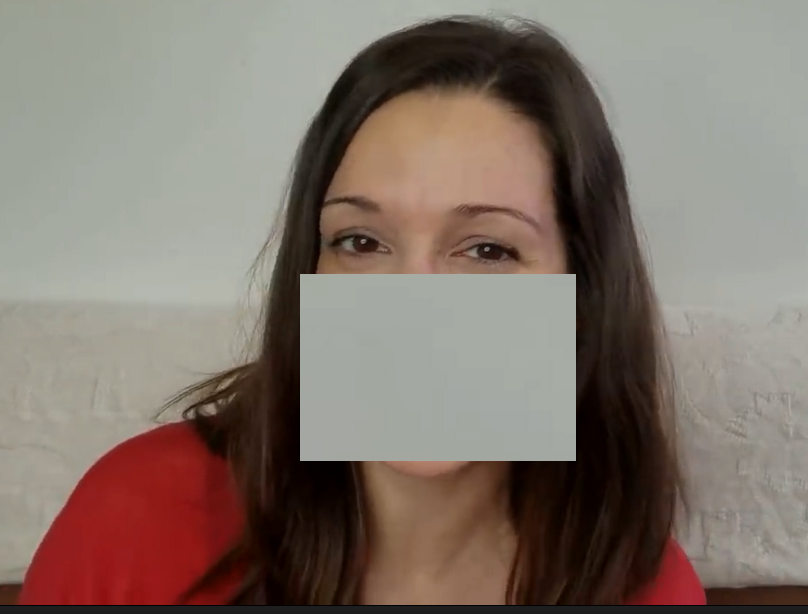
#> input picture Assingment_One/Assingment/a.PNG, 808 x 614 px, found by its file name
$ jupyter execute --allow-errors Assignment_One.ipynb   (older library calls are emulated)
#> lines starting #> are read from the running program, lines starting #| are printed output that depends on the picture
# Write a python code to accomplish the following tasks:
### Obtain the images “a.png” and “b.png” from the assignment folder. Each image has 512× 512pixels.
#### A. Read and display the images.

[cell 1]
import cv2
import matplotlib.pyplot as plt
img1=cv2.imread('Assingment/a.png')
#> img1 is the input picture: shape (614, 808, 3); mean B, G, R 107.2, 116.5, 129.9
img2=cv2.imread('Assingment/b.png')
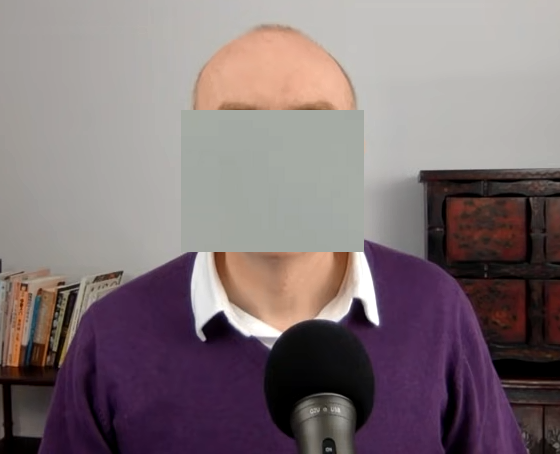
#> input picture Assingment_One/Assingment/b.PNG, 560 x 454 px, found by its file name
#> img2 is the input picture: shape (454, 560, 3); mean B, G, R 118, 114.8, 128.5
img1_resize=cv2.resize(img1,(512,512))
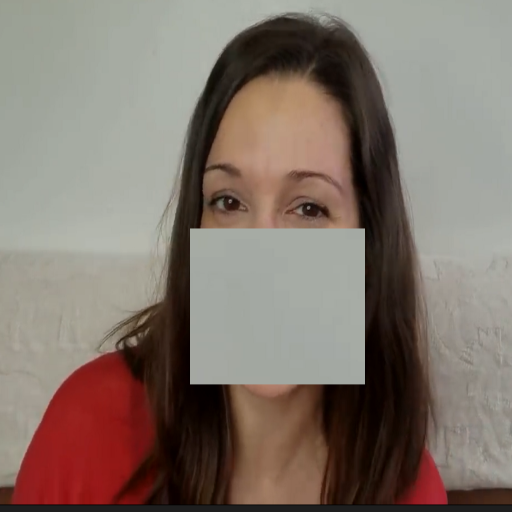
#> img1_resize: shape (512, 512, 3); mean B, G, R 107.2, 116.5, 129.9
img2_resize=cv2.resize(img2,(512,512))
plt.imshow(img1_resize)
plt.show()

[cell 2]
plt.imshow(img2_resize)

[cell 3]
print(img1_resize.shape,'image 1 shape')
#| (512, 512, 3) image 1 shape
print(img2_resize.shape,'image 2 shape')
#| (512, 512, 3) image 2 shape

## B. Define a new 512× 512 image J as follows:
#### the left half of J, i.e., the first 256 columns,should be equal to the left half of the a.png image. The right half of J, i.e., the 257th column through the 512 th column, should be equal to the right half of the b.png image.

[cell 4]
import numpy as np
New_img=np.zeros((img2_resize.shape[0],img2_resize.shape[1],img2_resize.shape[2]),img2_resize.dtype)
New_img.shape
#> Out = (512, 512, 3)

[cell 5]
image_crop_a=img1_resize[0:512,0:256]
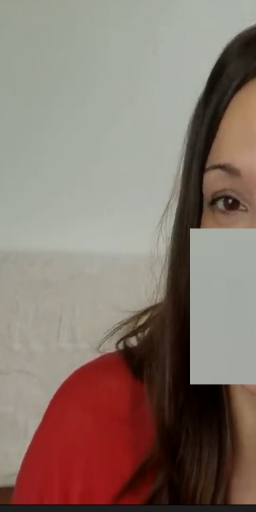
#> image_crop_a: shape (512, 256, 3); mean B, G, R 109.4, 118.9, 135.6
image_crop_b=img2_resize[0:512,256:512]
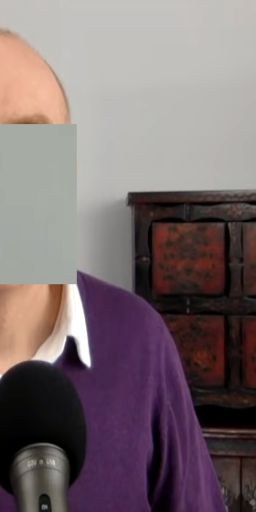
#> image_crop_b: shape (512, 256, 3); mean B, G, R 112.1, 108.8, 122.8
# New_img=New_img[image_crop_a,image_crop_b]
print(image_crop_a.shape,'image 1 shape')
#| (512, 256, 3) image 1 shape
print(image_crop_b.shape,'image 2 shape')
#| (512, 256, 3) image 2 shape
print(New_img.shape,'image 2 shape')
#| (512, 512, 3) image 2 shape
# for x in range(image_crop_a.shape[0]):
#     for y in range(image_crop_a.shape[1]):
#         New_img[x,y]=image_crop_a[x,y]


New_img[0:512,0:256]=image_crop_a
New_img[0:512,256:512]=image_crop_b
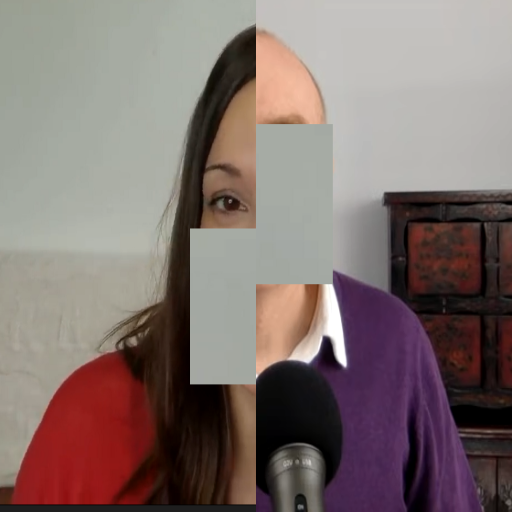
#> New_img: shape (512, 512, 3); mean B, G, R 110.8, 113.8, 129.2

[cell 6]
plt.imshow(image_crop_a)

[cell 7]
plt.imshow(image_crop_b)

[cell 8]
plt.imshow(New_img)
print(New_img.shape,'image 2 shape')
#| (512, 512, 3) image 2 shape

 ## C. Define a new 512× 512 image K by swapping the left and right halves of J.

[cell 9]
k=np.zeros((img2_resize.shape[0],img2_resize.shape[1],img2_resize.shape[2]),img2_resize.dtype)

[cell 10]
k[0:512,0:256]=image_crop_b
k[0:512,256:512]=image_crop_a
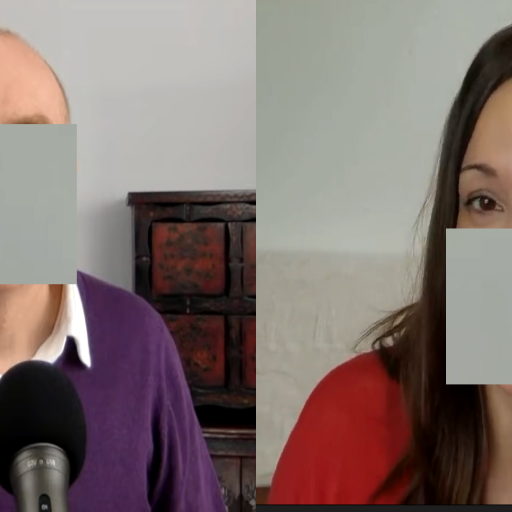
#> k: shape (512, 512, 3); mean B, G, R 110.8, 113.8, 129.2

[cell 11]
plt.imshow(k)

## D. Segment b.png.

#> (a cell that did not finish here is left out)

## E. Convert the image to a grayscale image

[cell 13]
import cv2
img1=cv2.imread('Assingment/a.png')
img2=cv2.imread('Assingment/b.png')

gray1 = cv2.cvtColor(img1, cv2.COLOR_BGR2GRAY)
gray2 = cv2.cvtColor(img2, cv2.COLOR_BGR2GRAY)

plt.imshow(gray1)

## F. apply color inversion

[cell 14]
r,g,b=cv2.split(img2)
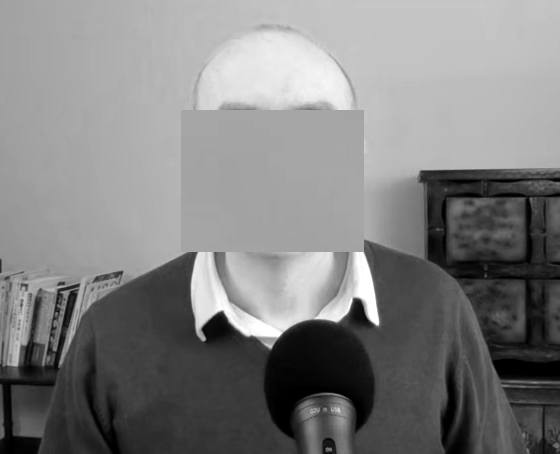
#> b: shape (454, 560); min 0, max 255, mean 128.5
plt.imshow(r)
l=255
s=l-r
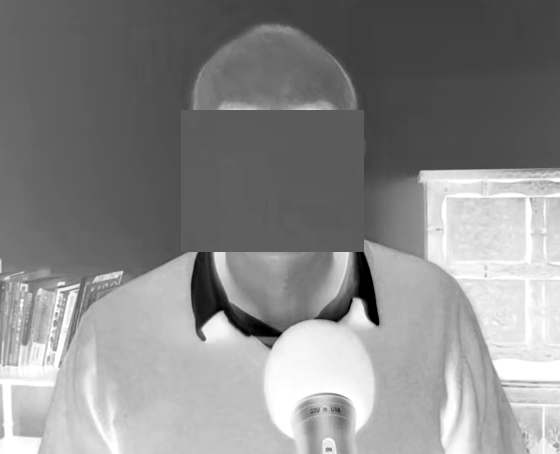
#> s: shape (454, 560); min 0, max 255, mean 137
b[:]=[x for x in b]
g[:]=[x for x in g]
r[:]=[x for x in r]
myimages=cv2.merge((b,g,r))
# plt.imshow(myimages)

## G. plot histogram equalization
### Note: Be sure to turn in: A listing of your code and printouts of the original images, image J, and image K

[cell 15]
import numpy as np
gray = cv2.cvtColor(img2, cv2.COLOR_BGR2GRAY)
newImg = np.zeros((gray.shape[0], gray.shape[1]))
winSize = 256
for row in range(gray.shape[0]-winSize+1):
    for col in range(gray.shape[1]-winSize+1):
        newImg[row:row+winSize,col:col+winSize] = cv2.equalizeHist(gray[row:row+winSize,col:col+winSize])
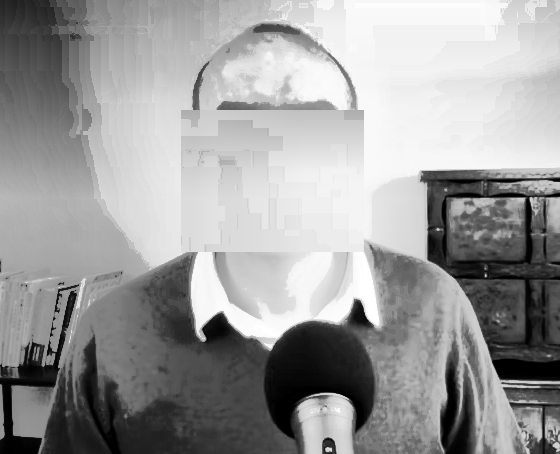
#> newImg: shape (454, 560) float64; min 0, max 255, mean 156


plt.subplot(211)
plt.axis('off')
plt.title("Image after transformation")
plt.imshow(newImg, cmap="gray")

#writing output image
cv2.imwrite("SlidingWindow.jpg", newImg)

plt.subplot(212)
plt.hist(newImg.ravel(),256,[0,256])
plt.title("Histogram")

plt.show()
#> figure, not shown here; panel 2: tallest bar 3859 high, from x = 249 to 250

plt.hist(gray.ravel(),256,[0,256])
plt.title("Histogram")
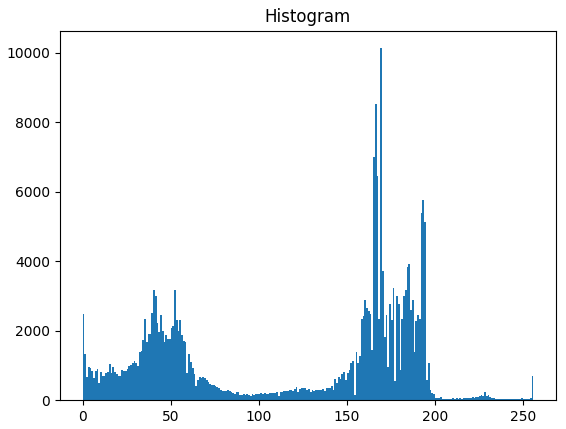
#> figure drawn by matplotlib, 1 panel; tallest bar 10125 high, from x = 169 to 170
